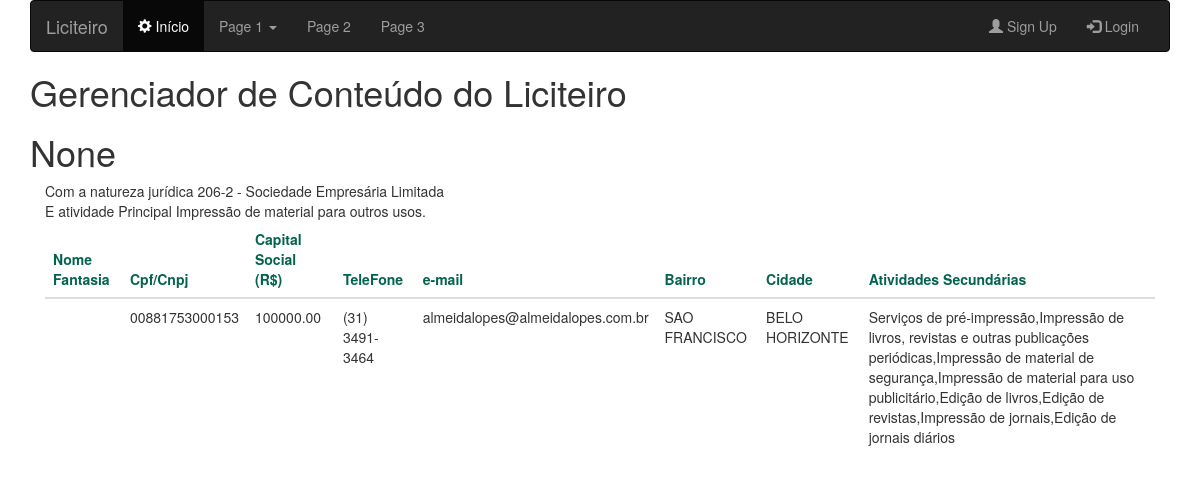
/item_empresa/1/, run on an earlier commit of the app's database.
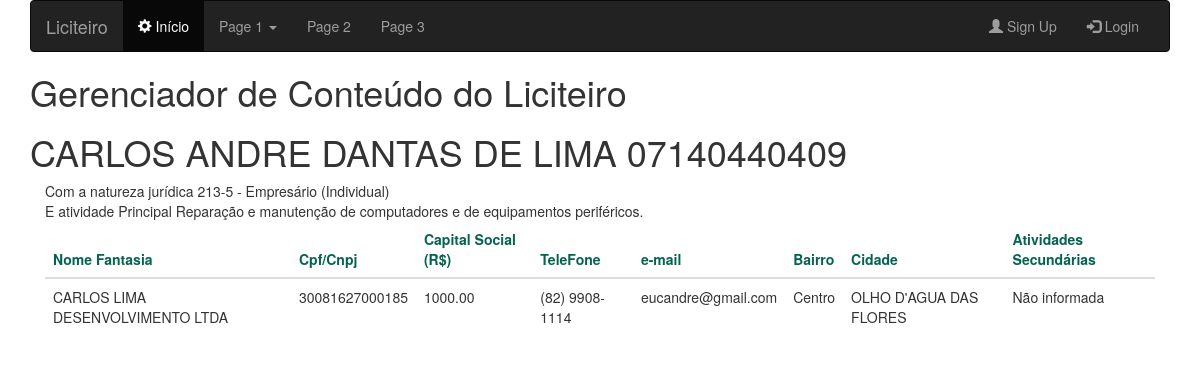
And on a later commit of the database.
### app_empresa/models.py (models this page shows, shortened)
class Empresa(models.Model):
	cnpj= models.CharField(max_length=150)
	fantasia = models.CharField(max_length=300, blank = True, null = True)
	razao_social = models.CharField(max_length = 300, blank = True, null = True)
	atividade_principal = models.CharField(max_length=150, blank = True, null = True)
	atividades_secundarias = models.CharField(max_length=1500000, blank = True, null = True)
	capital_social = models.CharField(max_length=150, blank = True, null = True)
	data_situacao = models.CharField(max_length=150, blank = True, null = True)
	uf =  models.CharField(max_length=150, blank = True, null = True)
	natureza_juridica =  models.CharField(max_length=150, blank = True, null = True )
	abertura =  models.CharField(max_length=150, blank = True, null = True )
	situacao = models.CharField(max_length=150, blank = True, null = True )
	email = models.CharField(max_length=150, blank = True, null = True )
	telefone = models.CharField(max_length=150, blank = True, null = True )
	bairro = models.CharField(max_length=150, blank = True, null = True )
	cidade = models.CharField(max_length=150, blank = True, null = True )
	class Meta:
		verbose_name_plural = 'Empresa Cadastrada no Sistema'

### app_empresa/views.py (the view)
# urls.py: url(r'^item_empresa/(?P<nr_item>\d+)/$',Detalha_empresa),
def Detalha_empresa(request,nr_item):
	try:
		item = Empresa.objects.get(pk=nr_item)
	except:
		raise Http404('Sem Registro!')
	return render(request, "app_empresas/item_empresa.html", {'item': item})

### templates/app_empresas/item_empresa.html
{% extends "base.html" %}
{% block conteudo %}
	<h1>{{item.razao_social}} </h1>
	<div class="col-md-9 col-sm-9">
		<span> Com a natureza jurídica {{item.natureza_juridica}}</span><br >
        <span> E atividade Principal {{ item.atividade_principal }}.
	</div>
	<div class="col-md-9 col-sm-9" style="width: 100%;">
		<div class="table-responsive">
			<table class="table">
		    <thead>
		      <tr style="color: #046350;">
		      	 <th>Nome Fantasia</th>
		         <th>Cpf/Cnpj</th>
		         <th>Capital Social (R$)</th>
		         <th>TeleFone</th>
		         <th>e-mail</th>
		         <th>Bairro</th>
		         <th>Cidade</th>
		         <th>Atividades Secundárias </th>
		       </tr>
		      </thead>
		        <tbody>
		       <tr>
                   <td>{{ item.fantasia|upper }}</td>
		        <td>{{ item.cnpj|upper }}</td>
		        <td>{{ item.capital_social|upper }}</td>
		        <td>{{ item.telefone|upper }}</td>
		        <td>{{ item.email }}</td>
		        <td>{{ item.bairro }}</td>
		        <td>{{ item.cidade }}</td>
		        <td>{{ item.atividades_secundarias }}</td>
		      </tr>
		    </tbody>
		  </table>
		</div>
	</div>
{% endblock %}

What changed in the data, as far as the page shows it:
changed Empresa: razao_social "None" → "CARLOS ANDRE DANTAS DE LIMA 07140440409"; natureza_juridica "206-2 - Sociedade Empresária Limitada" → "213-5 - Empresário (Individual)"; atividade_principal "Impressão de material para outros usos" → "Reparação e manutenção de computadores e de equipamentos periféricos"; fantasia (not shown) → "CARLOS LIMA DESENVOLVIMENTO LTDA"; cnpj "00881753000153" → "30081627000185"; capital_social "100000.00" → "1000.00"; telefone "(31) 3491-3464" → "(82) 9908-1114"; email "almeidalopes@almeidalopes.com.br" → "eucandre@gmail.com"; bairro "SAO FRANCISCO" → "Centro"; cidade "BELO HORIZONTE" → "OLHO D'AGUA DAS FLORES"; atividades_secundarias "Serviços de pré-impressão,Impressão de livros, revistas e outras publicações periódicas,Impressão de material de segurança,Impressão de material para uso publicitário,Edição de livros,Edição de revistas,Impressão de jornais,Edição de jornais diários" → "Não informada"
